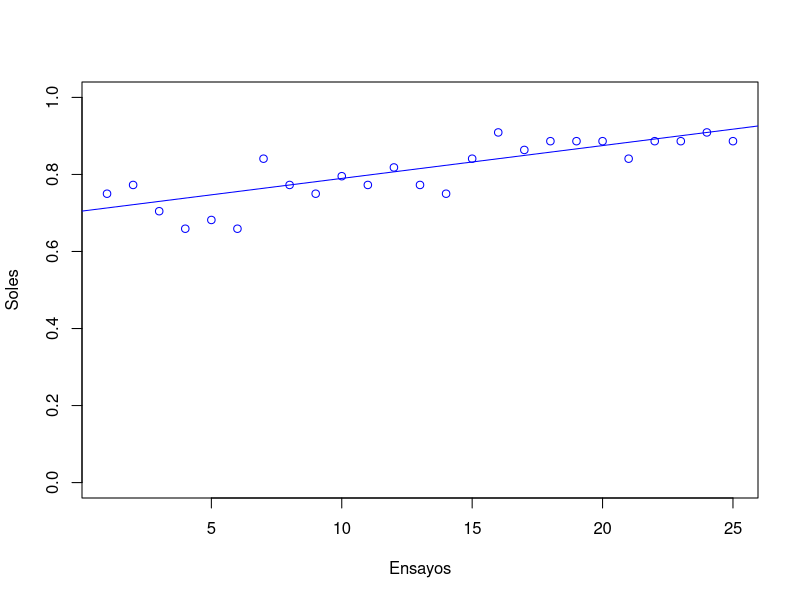
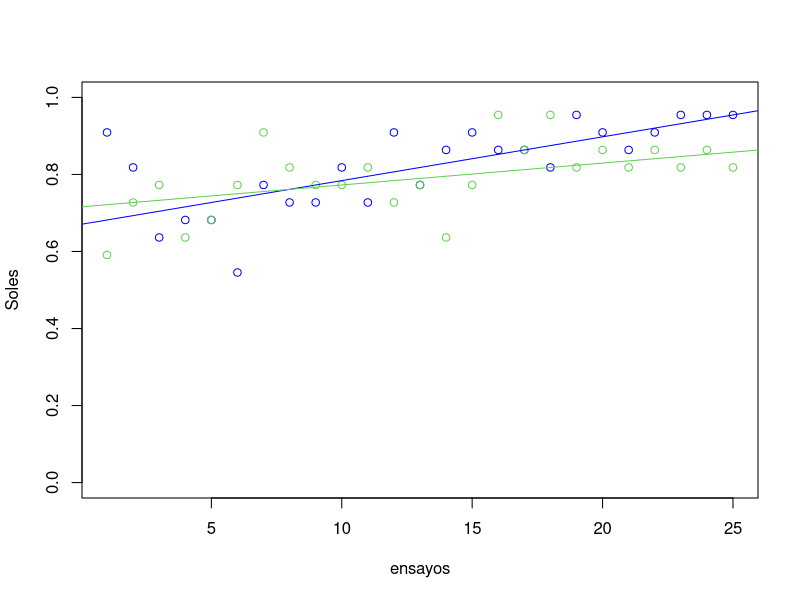
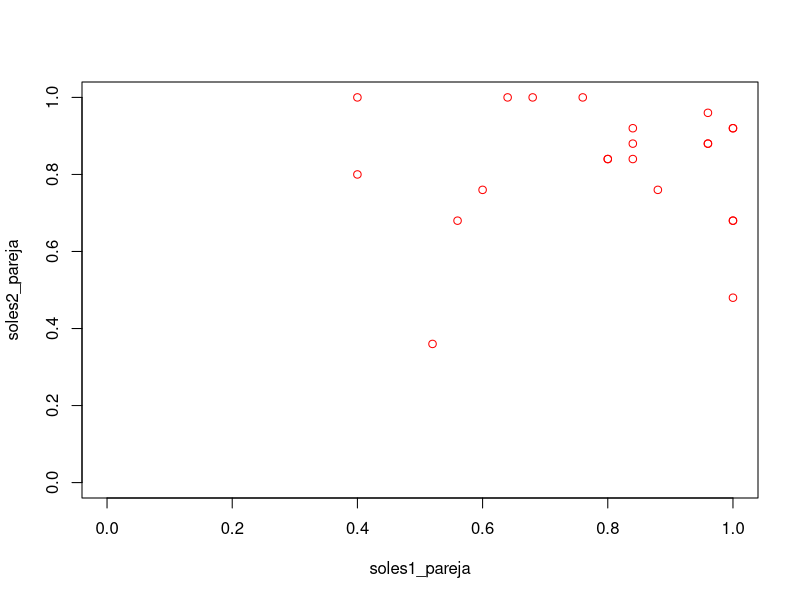

Reproduce these figures in R, in order.
## ---- chunk 1
knitr::opts_chunk$set(echo = FALSE)
## ---- chunk 2
E1 <- read.csv("data/EJERCICIO1.csv")
e1=E1[,-1] # quitamos los indicadores de ensayo
head(e1[,1:2])
#dim(e1) # tenemos 25 ensayos y 44/2 = 22 parejas
soles= rowSums(e1)/length(e1[1,]) # proporción de soles en cada ensayo
## ---- chunk 3
plot(soles,ylim=c(0,1), ylab= "Soles", xlab="Ensayos", col="blue")
adjline <- line(1:25,soles)
abline(adjline, col="blue")
## ---- chunk 4
# separate groups by type
soles2= rowSums(e1[,(1:44 %% 2 ==0)])/length(e1[,(1:44 %% 2 ==0)])
soles1= rowSums(e1[,(1:44 %% 2 ==1)])/length(e1[,(1:44 %% 2 ==1)])
#dim(e1[,(1:44 %% 2 ==0)])

plot(soles1, ylim=c(0,1), col="blue", ylab= "Soles", xlab="ensayos")
points(soles2, ylim=c(0,1),col= 3)
abline(line(1:25, soles1), col="blue")
abline(line(1:25, soles2), col=3)
## ---- chunk 5
soles1_pareja <- colMeans(e1[,(1:44 %% 2 ==0)])
soles2_pareja <- colMeans(e1[,(1:44 %% 2 ==1)])

plot(soles1_pareja,soles2_pareja,ylim=c(0,1),xlim=c(0,1), col="red")
